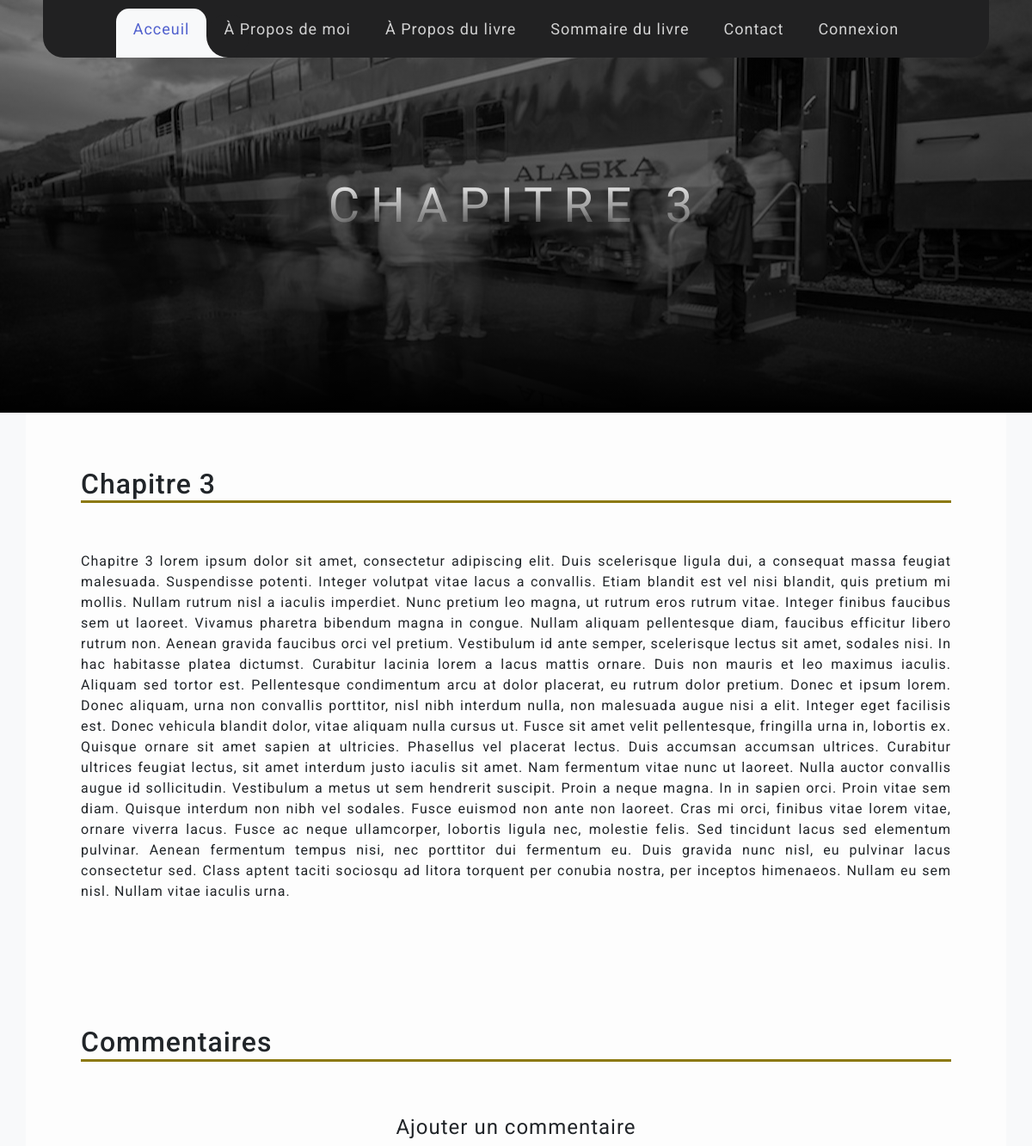
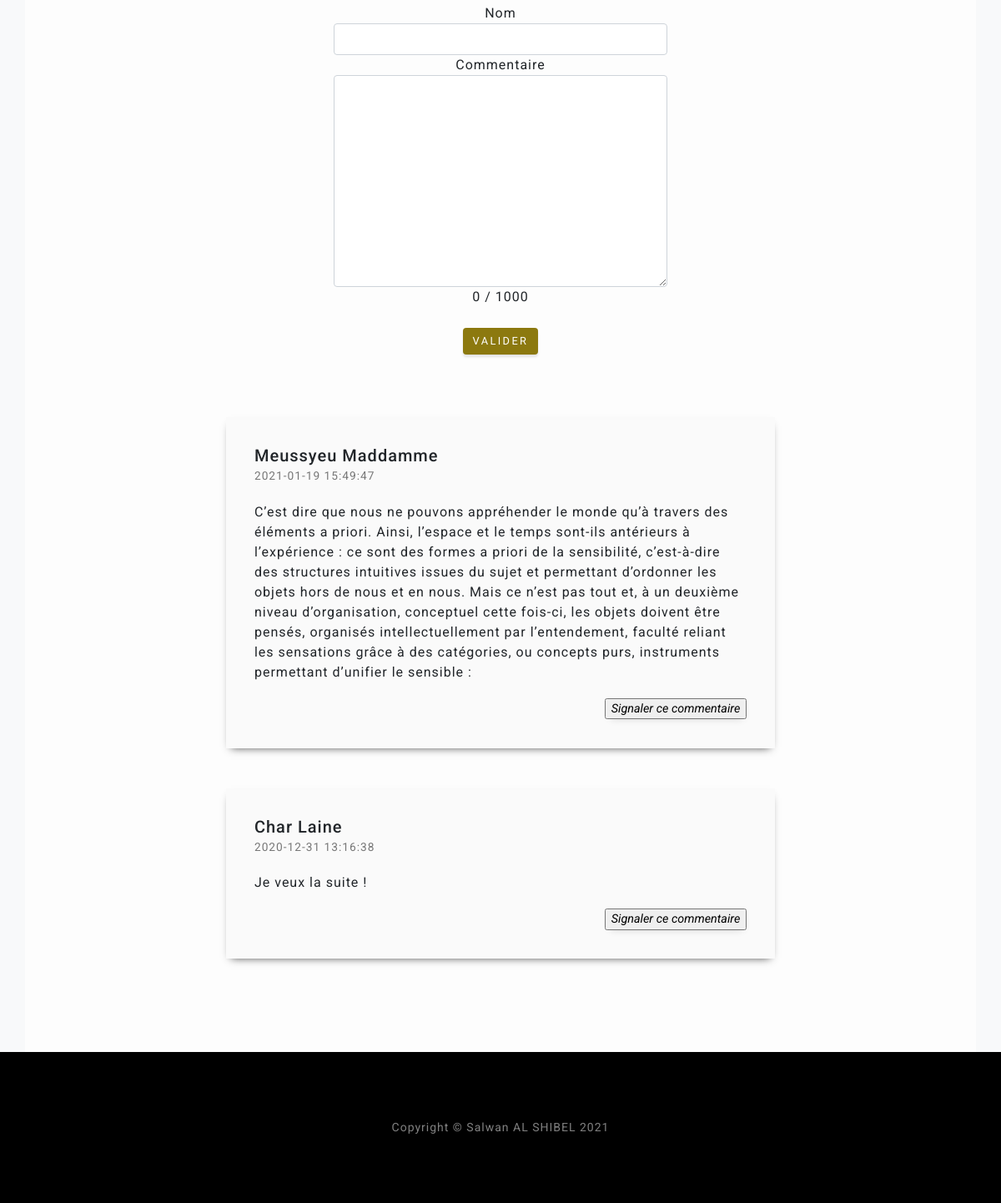
The app's page /articles/chapitre/3 with its own data (2 pictures, top to bottom).
### tables this page shows
CREATE TABLE IF NOT EXISTS `posts` (
  `id` int NOT NULL AUTO_INCREMENT,
  `create_date` datetime NOT NULL DEFAULT CURRENT_TIMESTAMP,
  `title` varchar(255) NOT NULL,
  `content` text NOT NULL,
  PRIMARY KEY (`id`)
);

CREATE TABLE IF NOT EXISTS `comments` (
  `id` int NOT NULL AUTO_INCREMENT,
  `name` varchar(255) NOT NULL,
  `create_date` datetime NOT NULL DEFAULT CURRENT_TIMESTAMP,
  `comment` text NOT NULL,
  `post_id` int NOT NULL,
  `flag` tinyint DEFAULT '0',
  PRIMARY KEY (`id`)
);

### app/controllers/ArticlesController.php (called while the page is built, shortened)
<?php
class ArticlesController extends Controller
{
    public function chapitre($URLparams3){
        $article = $this->ModelArticles->findByChapterID($URLparams3);
        $comments = $this->ModelComments->findCommentsByPostID($URLparams3);
        $this->render('chapitre', compact('article', 'comments'));
    }
}

### index.php (called while the page is built, shortened)
<?php
    require_once (ROOT.'app/models/ModelMain.php');
    $router = new Router();
    $router->requestRoute();
?>

### app/models/ModelArticles.php (called while the page is built, shortened)
<?php
class ModelArticles extends ModelMain{
    public function __construct(){
        $this->table = "posts";
    }
    public function findByChapterID($id){
        $sql = "SELECT * FROM ". $this->table ." WHERE id= :id";
        $prepare = $this->_connection->prepare($sql);
        $prepare->execute(array(':id' => $id));
        return $prepare->fetch();
    }
}

### app/models/ModelMain.php (called while the page is built, shortened)
<?php
abstract class ModelMain
{
    private $host = "localhost";
    private $db_name = "jf_alaska";
    private $charset = "utf8";
    private $username = "root";
    private $password = "";
    public function getConnection(){
        try{
            $this->_connection = new PDO('mysql:host='.$this->host.';dbname='.$this->db_name.';charset='.$this->charset, $this->username, $this->password);
        }catch(PDOException $exception){
            echo 'Erreur : '. $exception->getMessage();
        }
    }
}

### app/models/ModelComments.php (called while the page is built, shortened)
<?php
class ModelComments extends ModelMain{
    public function __construct(){
        $this->table = "comments";
    }
    public function findCommentsByPostID($postID){
        $sql = "SELECT * FROM ". $this->table ." WHERE post_id= :postID";
        $prepare = $this->_connection->prepare($sql);
        $prepare->execute(array(':postID' => $postID));
        return $prepare->fetchAll();
    }
}

### app/views/chapitre.php (the view, shortened to what this page needs)
<header class="chaptershead">
    <div class="container d-flex h-100 align-items-center">
        <div class="mx-auto text-center">
            <h1 class="mx-auto my-5 text-uppercase" id="chptPageTitle"><?=$article['title']?></h1>
        </div>
    </div>
</header>
<div class= "chapterContent container-lg">
    <h2><?=$article['title']?></h2>
    <?=$article['content']?>
</div>
<div class= "commentaryContent container-lg">
    <h2>Commentaires</h2>
    <form method="post" action="../addComment" class="default-form">
        <legend>Ajouter un commentaire</legend>
        <div class="form-group">
            <label for="name">Nom</label><br />
            <input type="text" class="form-control" id="name" name="name" maxlength="255" required/>
        </div>
        <div class="form-group">
            <label for="comment">Commentaire</label><br />
            <textarea class="form-control" id="comment" name="comment" maxlength="1000" rows="10" required></textarea>
        </div>
        <div id="the-count">
            <span id="current">0</span>
            <span id="maximum">/ 1000</span>
        </div>
        <div class="form-group">
            <button type="submit" name="submit" class="btn btn-gold">Valider</button>
        </div>
    </form>
    <div class="container-xxl">
        <div class="row">
            <?php foreach($comments as $comment): ?>
                <div class="row row-cols-1 comment">
                    <div class="col-md-8 commentDiv">
                        <div class="mb-15">
                            <h5 class="mb-0"><?=$comment['name']?></h5>
                            <span class="g-color-gray-dark-v4 g-font-size-12"><?=$comment['create_date']?></span>
                        </div>
                        <div class="mb-15 comment-text">
                            <?=$comment['comment']?>
                        </div>
                        <div class="mb-15 comment-flag">
                            <form method="post" action="../flagComment">
                                <div>
                                    <input id='flagBtn' type="submit" onclick="return confirm('Attention vous vous apprêtez à signaler un commentaire. Continuer ?');" value="Signaler ce commentaire"/>
                                </div>
                            </form>
                        </div>
                    </div>
                </div>
            <?php endforeach; ?>
        </div>
    </div>
</div>

### public/css/style.css (style rules this page uses)
:root { --main-btn-color: #526a80; --btn-gold: #8c790f; --rust: #cc5318; }
body { letter-spacing: 0.0625em; font-family: 'Roboto', sans-serif; }
* { margin: 0; padding: 0; }
.btn { box-shadow: 0 0.1875rem 0.1875rem 0 rgba(0, 0, 0, 0.1) !important; font-size: 80%; font-family: "Varela Round", -apple-system, BlinkMacSystemFont, "Segoe UI", Roboto, "Helvetica Neue", Arial, sans-serif, "Apple Color Emoji", "Segoe UI Emoji", "Segoe UI Symbol", "Noto Color Emoji"; text-transform: uppercase; letter-spacing: 0.15rem; border: 0; }
.btn-gold { background-color: var(--btn-gold); color: white; }
.chaptershead { position: relative; width: 100%; height: 20rem; padding: 15rem 0; background: linear-gradient(to bottom, rgba(0, 0, 0, 0.3) 0%, rgba(0, 0, 0, 0.7) 75%, #000000 100%), url("/public/images/alaska4.jpg"); background-position: center; background-repeat: no-repeat; background-attachment: scroll; background-size: cover; }
.chaptershead h1 { font-family: "Varela Round", -apple-system, BlinkMacSystemFont, "Segoe UI", Roboto, "Helvetica Neue", Arial, sans-serif, "Apple Color Emoji", "Segoe UI Emoji", "Segoe UI Symbol", "Noto Color Emoji"; font-size: 3.5rem; letter-spacing: 0.8rem; background: linear-gradient(rgba(255, 255, 255, 1), rgba(255, 255, 255, 0)); -webkit-text-fill-color: transparent; -webkit-background-clip: text; background-clip: text; }
.chapterContent { padding: 4em; text-align: justify; text-justify: distribute; background-color: #fdfdfd; }
.chapterContent p { padding-top: 3rem; }
.commentaryContent { padding: 4em; background-color: #fdfdfd; }
.commentaryContent h2, .chapterContent h2 { border-bottom: solid; border-color: var(--btn-gold); }
.comment { margin: 0 auto 3rem auto; }
.commentDiv { box-shadow: 0 5px 10px -6px rgba(0, 0, 0, 0.78); background-color: #fafafa !important; padding: 2.14286rem !important; margin: auto; }
.comment-text { margin: 1.2em 0; }
.comment-flag { text-align: end; }
.g-font-size-12 { font-size: 0.85714rem !important; }
.g-color-gray-dark-v4 { color: #777 !important; }
#flagBtn { padding: 0 0.4em; font-size: 0.9rem; box-shadow: dimgrey; box-shadow: 1px 5px 10px -6px rgba(0, 0, 0, 0.19); font-style: italic; }
.default-form { max-width: 500px; text-align: center; margin: auto; padding: 50px; }
.default-form button { margin: 2em; }

### records on screen
posts: title "CHAPITRE 3", title "Chapitre 3", content "Chapitre 3 lorem ipsum dolor sit amet, consectetur adipiscing elit. Duis scelerisque ligula dui, a consequat massa feugiat malesuada. Suspendisse potenti. Integer volutpat vitae lacus a convallis. Etiam blandit est vel nisi blandit, quis pretium mi mollis. Nullam rutrum nisl a iaculis imperdiet. Nunc pretium leo magna, ut rutrum eros rutrum vitae. Integer finibus faucibus sem ut laoreet. Vivamus pharetra bibendum magna in congue. Nullam aliquam pellentesque diam, faucibus efficitur libero rutrum non. Aenean gravida faucibus orci vel pretium. Vestibulum id ante semper, scelerisque lectus sit amet, sodales nisi. In hac habitasse platea dictumst. Curabitur lacinia lorem a lacus mattis ornare.…"
comments: name "Meussyeu Maddamme", create_date "2021-01-19 15:49:47", comment "C’est dire que nous ne pouvons appréhender le monde qu’à travers des éléments a priori. Ainsi, l’espace et le temps sont-ils antérieurs à l’expérience : ce sont des formes a priori de la sensibilité, c’est-à-dire des structures intuitives issues du sujet et permettant d’ordonner les objets hors de nous et en nous. Mais ce n’est pas tout et, à un deuxième niveau d’organisation, conceptuel cette fois-ci, les objets doivent être pensés, organisés intellectuellement par l’entendement, faculté reliant les sensations grâce à des catégories, ou concepts purs, instruments permettant d’unifier le sensible :"
comments: name "Char Laine", create_date "2020-12-31 13:16:38", comment "Je veux la suite !"
